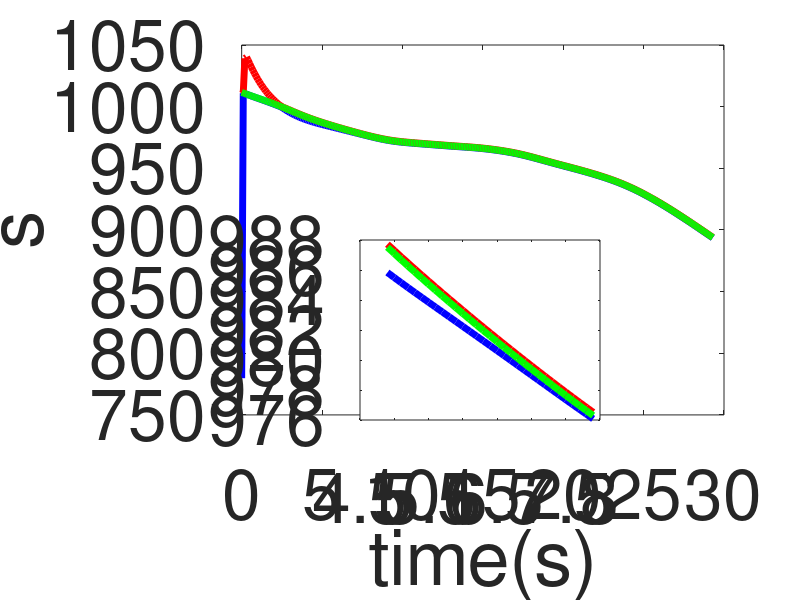

Write MATLAB code to recreate this figure. (Note: this script raises an error after producing the figure.)
data = load('s3_pm.mat');
t_arr = data.t_arr;
infimum_arr = data.prad_infimum_arr;
supremum_arr = data.prad_supremum_arr;
z_arr = data.z_arr;
fontSize = 50;
lineWidth = 5;
titles = ["s_x", "s_y", "v_x","v_y","a_x",...
    "a_y"];
fig_index = 1;
set(0,'defaultAxesFontSize',fontSize);
set(0, 'DefaultLineLineWidth', lineWidth);
for i=1:6
    f = figure(fig_index);
    fig_index = fig_index+ 1;
    plot(t_arr, infimum_arr(i,:), 'b');
    hold on;
    plot(t_arr, supremum_arr(i,:), 'r'); 
    hold on;
    if(i<5)
        plot(t_arr, z_arr(i,:), 'g');
    end
    xlabel('time(s)');
    ylabel(titles(i));
%     if i== 1
%         legend('Lower Bound', 'Upper Bound','True Value', 'Location', 'NorthOutside', 'Orientation', 'horizontal');
%     end
    if(i<3)
        axes('Position', [.45 .3  .3 .3])
    elseif(i< 5)
          axes('Position', [.6 .5 .3 .3])
    end
    if i< 5
        %axes('Position', [.6 .6 .3 .3])
        box on;
        
        plot(t_arr(50:80), infimum_arr(i,50:80),'b');
        hold on;
        plot(t_arr(50:80), supremum_arr(i,50:80),'r');
        hold on;
        plot(t_arr(50:80), z_arr(i,50:80),'g');
    end
    %title( ax, titles(i));
    set(gcf, 'Position', get(0, 'Screensize'));
    saveas(f,'s3pmprad'+titles(i)+'.eps', 'epsc');
end


data = load('s3_ca.mat');
t_arr = data.t_arr;
infimum_arr = data.prad_infimum_arr;
supremum_arr = data.prad_supremum_arr;

for i=1:6
    f = figure(fig_index);
    fig_index = fig_index+ 1;
    plot(t_arr, infimum_arr(i,:), 'b');
    hold on;
    plot(t_arr, supremum_arr(i,:), 'r');
    hold on;
    if(i<5)
        plot(t_arr, z_arr(i,:), 'g');
    end
    xlabel('time(s)', 'FontSize', fontSize);
    ylabel(titles(i), 'FontSize', fontSize);
%     if i== 1
%         legend('Lower Bound', 'Upper Bound','True Value', 'Location', 'NorthOutside', 'Orientation', 'horizontal');
%     end
    if(i<3)
        axes('Position', [.45 .3  .3 .3])
    elseif(i< 5)
          axes('Position', [.6 .5 .3 .3])
    end
    if i< 5
        %axes('Position', [.6 .6 .3 .3])
        box on;
        
        plot(t_arr(50:80), infimum_arr(i,50:80),'b');
        hold on;
        plot(t_arr(50:80), supremum_arr(i,50:80),'r');
        hold on;
        plot(t_arr(50:80), z_arr(i,50:80),'g');
    end
    %title( ax, titles(i));
    set(gcf, 'Position', get(0, 'Screensize'));
    saveas(f,'s3caprad'+titles(i)+'.eps', 'epsc');
end


data = load('s3_cv.mat');
t_arr = data.t_arr;
infimum_arr = data.prad_infimum_arr;
supremum_arr = data.prad_supremum_arr; 

for i=1:4
    f = figure(fig_index);
    fig_index = fig_index+ 1;
    plot(t_arr, infimum_arr(i,:), 'b');
    hold on;
    plot(t_arr, supremum_arr(i,:), 'r');
    hold on;
    if(i<5)
        plot(t_arr, z_arr(i,:), 'g');
    end
    xlabel('time(s)', 'FontSize', fontSize);
    ylabel(titles(i), 'FontSize', fontSize);
%     if i== 1
%         legend('Lower Bound', 'Upper Bound','True Value', 'Location', 'NorthOutside', 'Orientation', 'horizontal');
%     end
    if(i<3)
        axes('Position', [.45 .3 .3 .3])
    elseif(i< 5)
          axes('Position', [.6 .5 .3 .3])
    end
    if i< 5
        %axes('Position', [.6 .6 .3 .3])
        box on;
        
        plot(t_arr(50:80), infimum_arr(i,50:80),'b');
        hold on;
        plot(t_arr(50:80), supremum_arr(i,50:80),'r');
        hold on;
        plot(t_arr(50:80), z_arr(i,50:80),'g');
    end
    %title( ax, titles(i));
    set(gcf, 'Position', get(0, 'Screensize'));
    saveas(f,'s3cvprad'+titles(i)+'.eps', 'epsc');
end


% data = load('s3_pm.mat');
% t_arr = data.t_arr;
% infimum_arr = data.prad_infimum_arr;
% supremum_arr = data.prad_supremum_arr;
% 
% for i=1:6
%     set(gcf, 'DefaultAxesFontSize', fontSize);
%     set(gcf, 'Position', get(0, 'Screensize'));
%     f = figure(fig_index);
%     fig_index = fig_index+ 1;
%     plot(t_arr, infimum_arr(i,:), 'b');
%     hold on;
%     plot(t_arr, supremum_arr(i,:), 'r');
%     hold on;
%     if(i<5)
%         plot(t_arr, z_arr(i,:), 'g');
%     end
%     xlabel('Time(s)', 'FontSize', fontSize);
%     ylabel(titles(i), 'FontSize', fontSize);
%     if i== 1
%         legend('Lower Bound', 'Upper Bound','True Value', 'Location', 'NorthOutside', 'Orientation', 'horizontal');
%     end
%     if(i<3)
%         axes('Position', [.6 .2 .3 .3])
%     elseif(i< 5)
%           axes('Position', [.6 .6 .3 .3])
%     end
%     if i< 5
%         %axes('Position', [.6 .6 .3 .3])
%         box on;
%         
%         plot(t_arr(50:80), infimum_arr(i,50:80),'b');
%         hold on;
%         plot(t_arr(50:80), supremum_arr(i,50:80),'r');
%         hold on;
%         plot(t_arr(50:80), z_arr(i,50:80),'g');
%     end
%     %title( ax, titles(i));
%     saveas(f,'s3pmprad'+titles(i)+'.eps', 'epsc');
% end
% 
% 
